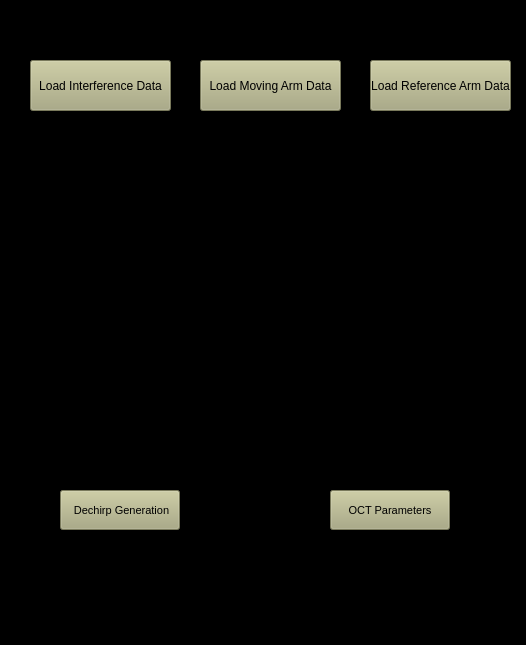
<?xml version="1.0" encoding="UTF-8"?>
<ui version="4.0">
 <class>MainWindow</class>
 <widget class="QMainWindow" name="MainWindow">
  <property name="geometry">
   <rect>
    <x>0</x>
    <y>0</y>
    <width>526</width>
    <height>645</height>
   </rect>
  </property>
  <property name="minimumSize">
   <size>
    <width>500</width>
    <height>500</height>
   </size>
  </property>
  <property name="windowTitle">
   <string>MainWindow</string>
  </property>
  <property name="styleSheet">
   <string notr="true">background-color: rgb(0, 0, 0);</string>
  </property>
  <widget class="QWidget" name="centralwidget">
   <widget class="QWidget" name="horizontalLayoutWidget">
    <property name="geometry">
     <rect>
      <x>30</x>
      <y>470</y>
      <width>181</width>
      <height>80</height>
     </rect>
    </property>
    <layout class="QHBoxLayout" name="horizontalLayout">
     <item>
      <spacer name="horizontalSpacer_2">
       <property name="orientation">
        <enum>Qt::Horizontal</enum>
       </property>
       <property name="sizeHint" stdset="0">
        <size>
         <width>40</width>
         <height>20</height>
        </size>
       </property>
      </spacer>
     </item>
     <item>
      <widget class="QPushButton" name="pushButton_Generate_Dechirp">
       <property name="minimumSize">
        <size>
         <width>120</width>
         <height>40</height>
        </size>
       </property>
       <property name="font">
        <font>
         <family>MS Shell Dlg 2</family>
         <pointsize>8</pointsize>
         <weight>9</weight>
         <italic>false</italic>
         <bold>false</bold>
        </font>
       </property>
       <property name="styleSheet">
        <string notr="true">color: rgb(0, 0, 0);
font: 75 8pt &quot;MS Shell Dlg 2&quot;;
background-color: rgb(170, 170, 127);</string>
       </property>
       <property name="text">
        <string> Dechirp Generation</string>
       </property>
      </widget>
     </item>
     <item>
      <spacer name="horizontalSpacer">
       <property name="orientation">
        <enum>Qt::Horizontal</enum>
       </property>
       <property name="sizeHint" stdset="0">
        <size>
         <width>40</width>
         <height>20</height>
        </size>
       </property>
      </spacer>
     </item>
    </layout>
   </widget>
   <widget class="MplWidget" name="MplWidget" native="true">
    <property name="geometry">
     <rect>
      <x>30</x>
      <y>130</y>
      <width>480</width>
      <height>320</height>
     </rect>
    </property>
    <property name="minimumSize">
     <size>
      <width>480</width>
      <height>320</height>
     </size>
    </property>
   </widget>
   <widget class="QPushButton" name="pushButton_LoadInterference">
    <property name="geometry">
     <rect>
      <x>30</x>
      <y>60</y>
      <width>141</width>
      <height>51</height>
     </rect>
    </property>
    <property name="styleSheet">
     <string notr="true">color: rgb(0, 0, 0);
font: 75 8pt &quot;MS Shell Dlg 2&quot;;
background-color: rgb(170, 170, 127);</string>
    </property>
    <property name="text">
     <string>Load Interference Data</string>
    </property>
   </widget>
   <widget class="QPushButton" name="pushButton_MovingArmData">
    <property name="geometry">
     <rect>
      <x>200</x>
      <y>60</y>
      <width>141</width>
      <height>51</height>
     </rect>
    </property>
    <property name="styleSheet">
     <string notr="true">color: rgb(0, 0, 0);
font: 75 8pt &quot;MS Shell Dlg 2&quot;;
background-color: rgb(170, 170, 127);</string>
    </property>
    <property name="text">
     <string>Load Moving Arm Data</string>
    </property>
   </widget>
   <widget class="QPushButton" name="pushButton_ReferenceArm">
    <property name="geometry">
     <rect>
      <x>370</x>
      <y>60</y>
      <width>141</width>
      <height>51</height>
     </rect>
    </property>
    <property name="styleSheet">
     <string notr="true">color: rgb(0, 0, 0);
font: 75 8pt &quot;MS Shell Dlg 2&quot;;
background-color: rgb(170, 170, 127);</string>
    </property>
    <property name="text">
     <string>Load Reference Arm Data</string>
    </property>
   </widget>
   <widget class="QWidget" name="horizontalLayoutWidget_2">
    <property name="geometry">
     <rect>
      <x>300</x>
      <y>470</y>
      <width>181</width>
      <height>80</height>
     </rect>
    </property>
    <layout class="QHBoxLayout" name="horizontalLayout_2">
     <item>
      <spacer name="horizontalSpacer_3">
       <property name="orientation">
        <enum>Qt::Horizontal</enum>
       </property>
       <property name="sizeHint" stdset="0">
        <size>
         <width>40</width>
         <height>20</height>
        </size>
       </property>
      </spacer>
     </item>
     <item>
      <widget class="QPushButton" name="pushButton_OCT_Parameters">
       <property name="minimumSize">
        <size>
         <width>120</width>
         <height>40</height>
        </size>
       </property>
       <property name="font">
        <font>
         <family>MS Shell Dlg 2</family>
         <pointsize>8</pointsize>
         <weight>9</weight>
         <italic>false</italic>
         <bold>false</bold>
        </font>
       </property>
       <property name="styleSheet">
        <string notr="true">color: rgb(0, 0, 0);
font: 75 8pt &quot;MS Shell Dlg 2&quot;;
background-color: rgb(170, 170, 127);</string>
       </property>
       <property name="text">
        <string>OCT Parameters</string>
       </property>
      </widget>
     </item>
     <item>
      <spacer name="horizontalSpacer_4">
       <property name="orientation">
        <enum>Qt::Horizontal</enum>
       </property>
       <property name="sizeHint" stdset="0">
        <size>
         <width>40</width>
         <height>20</height>
        </size>
       </property>
      </spacer>
     </item>
    </layout>
   </widget>
  </widget>
 </widget>
 <customwidgets>
  <customwidget>
   <class>MplWidget</class>
   <extends>QWidget</extends>
   <header>mplwidget.h</header>
   <container>1</container>
  </customwidget>
 </customwidgets>
 <resources/>
 <connections/>
</ui>
